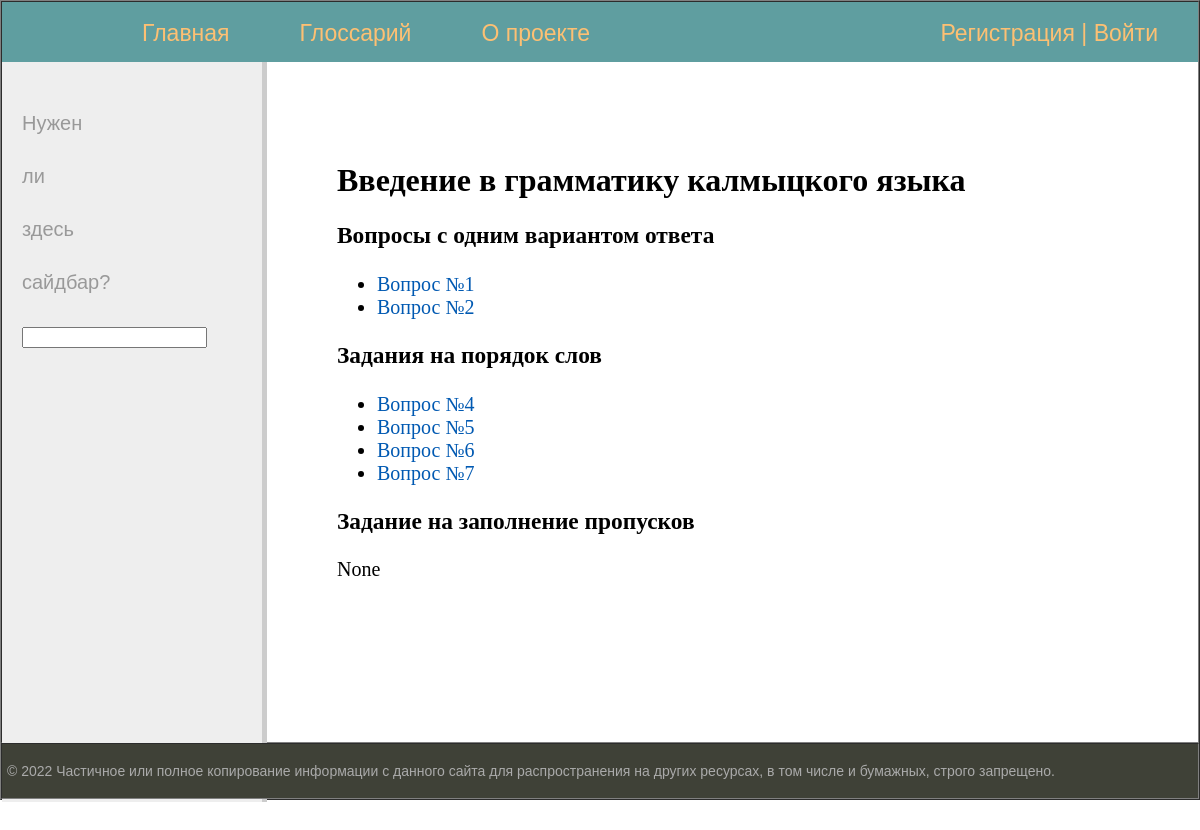
Before: /course1/ with the older database file.
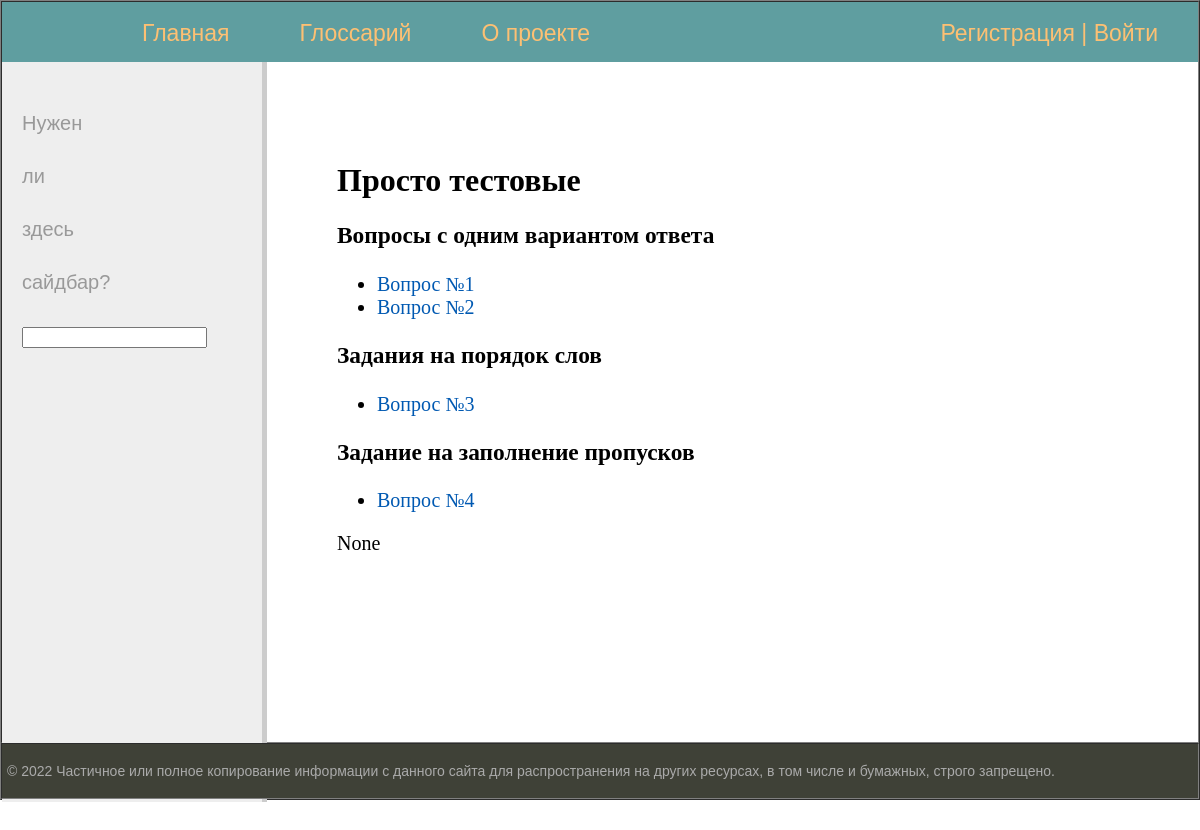
After: the same page with the newer database file.
### kalm_quizes/models.py (models this page shows, shortened)
class Quiz(models.Model):
    quiz_number = models.IntegerField(default=0)
    quiz_name = models.CharField(max_length=150)
    class Meta:
        verbose_name = 'Курс'
        verbose_name_plural = 'Курсы'

class SingleChoice(models.Model):
    quiz = models.ForeignKey(Quiz, on_delete=models.CASCADE)
    question_number = models.IntegerField(default=0)
    question_text = models.TextField(unique=True)
    right_answer = models.CharField(max_length=100)
    wrong_answer_1 = models.CharField(max_length=100)
    wrong_answer_2 = models.CharField(max_length=100)
    wrong_answer_3 = models.CharField(max_length=100)
    class Meta:
        verbose_name = 'Вопрос с одним вариантом ответа'
        verbose_name_plural = 'Вопросы с одним вариантом ответа'

class PutInOrder(models.Model):
    quiz = models.ForeignKey(Quiz, on_delete=models.CASCADE)
    question_number = models.IntegerField(default=0)
    question_text = models.TextField(default='')
    text_for_ordering = models.TextField(default='')
    class Meta:
        verbose_name = 'Задание на порядок слов'
        verbose_name_plural = 'Задания на порядок слов'

class PutInGaps(models.Model):
    quiz = models.ForeignKey(Quiz, on_delete=models.CASCADE)
    question_number = models.IntegerField(default=0)
    question_text = models.TextField(unique=True)
    right_answer = models.CharField(max_length=225, default='')
    choices_list = models.CharField(max_length=225, default='')
    class Meta:
        verbose_name = 'Задание на заполнение пропусков'
        verbose_name_plural = 'Задания для заполнения пропусков'

### kalm_quizes/views.py (the view)
    def quiz_page_wrapper(request, quiz_id):
        user_pk = request.user.pk
        profile = None
        if request.user.is_authenticated:
            try:
                profile = UserCourseProfile.objects.get(user_id=user_pk, quiz_id=quiz_id)
            except UserCourseProfile.DoesNotExist:
                profile = UserCourseProfile.objects.create(quiz_id=quiz_id, user_id=user_pk)
        return func(request, quiz_id, profile)

### kalm_quizes/views.py (called while the page is built)
def get_quiz_stat(request):
    if request.user.is_authenticated:
        quizes_stat = []
        user_profile_records = request.user.usercourseprofile_set.all()
        for rec in user_profile_records:
            right_answers_count = len(UserCourseAnswers.objects.filter(user=rec.user_id,
                                                                       quiz=rec.quiz_id,
                                                                       result=1))
            quiz = Quiz.objects.get(pk=rec.quiz_id)
            quizes_stat.append((quiz, right_answers_count))
    else:
        quizes_stat = None
    return quizes_stat

def user_profile_decorator(func):
    def quiz_page_wrapper(request, quiz_id):
        user_pk = request.user.pk
        profile = None
        if request.user.is_authenticated:
            try:
                profile = UserCourseProfile.objects.get(user_id=user_pk, quiz_id=quiz_id)
            except UserCourseProfile.DoesNotExist:
                profile = UserCourseProfile.objects.create(quiz_id=quiz_id, user_id=user_pk)
        return func(request, quiz_id, profile)
    return quiz_page_wrapper

### templates/kalm_quizes/quiz_page_template.html (shortened to what this page needs)
{% extends 'kalm_quizes/base_template_1.html' %}
{% load static %}
{% block content %}
    <h1>{{quiz.quiz_name}}</h1>
    <h3>Вопросы с одним вариантом ответа</h3>
        <ul>
        {% for single_choice in single_choices_list %}
            <li><a href="{% url 'kalm_quizes:single_choice_page' quiz.id single_choice.question_number %}">Вопрос №{{ single_choice.question_number}}</a></li>
        {% endfor %}
        </ul>
    <h3>Задания на порядок слов</h3>
         <ul>
        {% for put_in_order in put_in_order_list %}
             <li><a href="{% url 'kalm_quizes:put_in_order_page' quiz.id put_in_order.question_number %}">Вопрос №{{ put_in_order.question_number }}</a></li>
        {% endfor %}
        </ul>
    <h3>Задание на заполнение пропусков</h3>
         <ul>
        {% for put_in_gaps in put_in_gaps_list %}
            <li><a href="{% url 'kalm_quizes:put_in_gaps_page' quiz.id put_in_gaps.question_number %}">Вопрос №{{ put_in_gaps.question_number }}</a></li>
        {% endfor %}
        </ul>
    <p>{{quizes_stat}}</p>
{% endblock %}

Changed rows visible on the page:
removed PutInOrder: question_number "4"
no longer on this page (row edited): PutInOrder: question_number "5"
no longer on this page (row edited): PutInOrder: question_number "6"
removed PutInOrder: question_number "7"
changed Quiz: quiz_name "Введение в грамматику калмыцкого языка" → "Просто тестовые"
added PutInOrder: question_number "3"
added PutInGaps: question_number "4"
